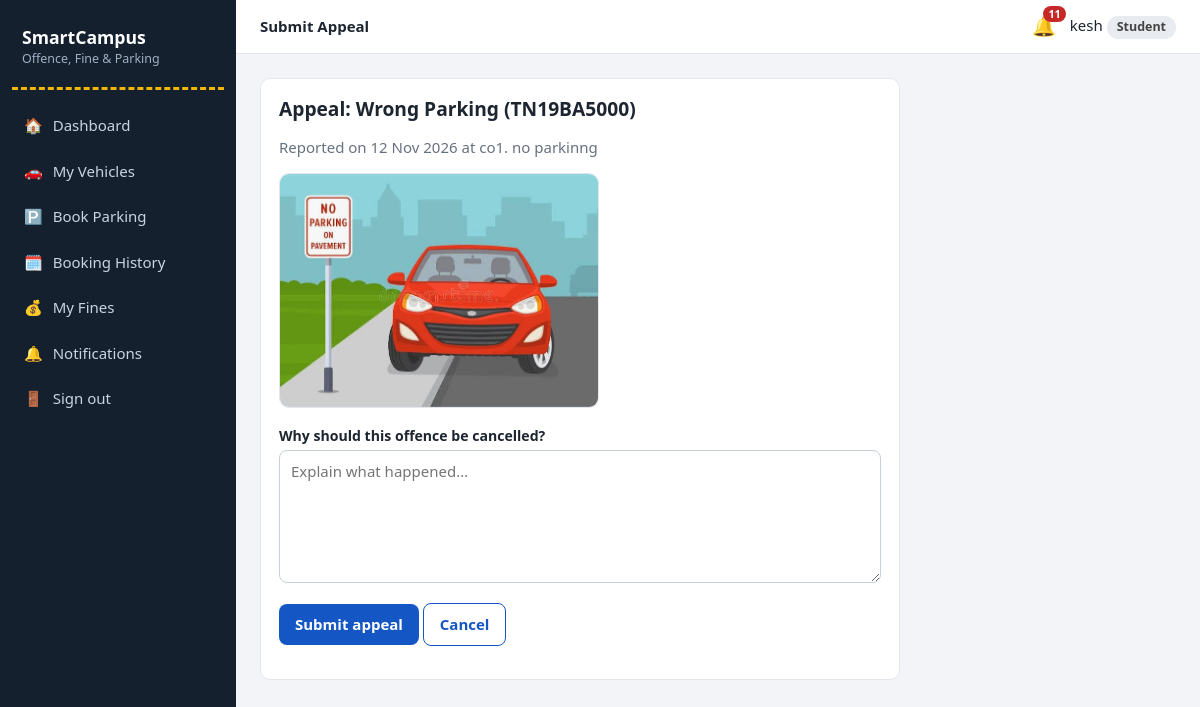
/student/appeal/1 (signed in), run on the app's committed database.
### models.py (models this page shows, shortened)
class AuthMixin(UserMixin):
    """Shared login helpers for Student, Guard and Admin."""

class Student(AuthMixin, db.Model):
    __tablename__ = "students"
    role = "student"
    id = db.Column(db.Integer, primary_key=True)
    name = db.Column(db.String(80), nullable=False)
    roll_no = db.Column(db.String(30), unique=True, nullable=False)
    email = db.Column(db.String(120), unique=True, nullable=False)
    phone = db.Column(db.String(20))
    password_hash = db.Column(db.String(255), nullable=False)
    created_at = db.Column(db.DateTime, default=datetime.now)

class Offence(db.Model):
    __tablename__ = "offence_reports"
    id = db.Column(db.Integer, primary_key=True)
    offence_type = db.Column(db.String(40), nullable=False)
    vehicle_number = db.Column(db.String(20), nullable=False)
    student_id = db.Column(db.Integer, db.ForeignKey("students.id"))   # filled if vehicle is registered
    location = db.Column(db.String(80))
    description = db.Column(db.Text)
    photo = db.Column(db.String(80))
    guard_id = db.Column(db.Integer, db.ForeignKey("guards.id"))
    status = db.Column(db.String(15), default="Pending")   # Pending/Approved/Rejected/Overturned
    admin_note = db.Column(db.Text)
    created_at = db.Column(db.DateTime, default=datetime.now)
    reviewed_at = db.Column(db.DateTime)
    student = db.relationship("Student")
    guard = db.relationship("Guard")

### app.py (the view, shortened to what this page needs)
@app.route("/student/appeal/<int:oid>", methods=["GET", "POST"])
@role_required("student")
def student_appeal(oid):
    o = db.get_or_404(Offence, oid)
    if o.student_id != current_user.id or o.status != "Approved":
        abort(403)
    if Appeal.query.filter_by(offence_id=o.id, student_id=current_user.id).first():
        flash("You have already appealed this offence.", "warning")
        return redirect(url_for("student_offences"))
    return render_template("student/appeal.html", o=o)

### app.py (called while the page is built)
@login_manager.user_loader
def load_user(uid):
    role, _, num = uid.partition("-")
    model = ROLE_MODELS.get(role)
    return db.session.get(model, int(num)) if model and num.isdigit() else None

def role_required(role):
    def deco(f):
        @wraps(f)
        def wrapper(*a, **k):
            if not current_user.is_authenticated:
                return login_manager.unauthorized()
            if current_user.role != role:
                abort(403)
            return f(*a, **k)
        return wrapper
    return deco

@app.context_processor
def inject_globals():
    unread = 0
    if current_user.is_authenticated:
        unread = Notification.query.filter_by(
            role=current_user.role, user_id=current_user.id, is_read=False).count()
    return dict(unread=unread, today=date.today())

### templates/student/appeal.html
{% extends 'base.html' %}
{% block heading %}Submit Appeal{% endblock %}
{% block content %}
<div class="card" style="max-width:640px"><h2>Appeal: {{ o.offence_type }} ({{ o.vehicle_number }})</h2>
<p class="muted">Reported on {{ o.created_at.strftime('%d %b %Y') }} at {{ o.location }}. {{ o.description }}</p>
{% if o.photo %}<img class="photo" style="max-width:320px" src="{{ url_for('static', filename='uploads/' + o.photo) }}" alt="Evidence">{% endif %}
<form method="post"><label class="f">Why should this offence be cancelled?</label>
<textarea name="message" rows="5" required minlength="10" placeholder="Explain what happened…"></textarea>
<p><button class="btn">Submit appeal</button> <a class="btn btn-ghost" href="{{ url_for('student_offences') }}">Cancel</a></p></form></div>
{% endblock %}

### templates/base.html (shortened to what this page needs)
{% from '_macros.html' import flashes %}
<!doctype html>
<html lang="en"><head>
<link rel="stylesheet" href="{{ url_for('static', filename='css/style.css') }}">
</head><body>
{% if current_user.is_authenticated %}
<div class="layout">
  <aside class="sidebar">
    <div class="brand">SmartCampus<small>Offence, Fine &amp; Parking</small></div>
    <nav>
      {% for ep, label, icon in menus[current_user.role] %}
        <a href="{{ url_for(ep) }}" class="{{ 'active' if request.endpoint == ep }}"><span>{{ icon }}</span>{{ label }}</a>
      {% endfor %}
      <a href="{{ url_for('logout') }}"><span>🚪</span>Sign out</a>
    </nav>
  </aside>
  <div class="main">
    <header class="topbar">
      <strong>{% block heading %}{% endblock %}</strong>
      <a class="bell" href="{{ url_for('notifications') }}" title="Notifications">🔔{% if unread %}<b>{{ unread }}</b>{% endif %}</a>
      <span>{{ current_user.name }} <span class="badge">{{ current_user.role|capitalize }}</span></span>
    </header>
    <main class="content">
      {% block content %}{% endblock %}
    </main>
  </div>
</div>
{% else %}
  {{ flashes() }}
  {% block public %}{% endblock %}
{% endif %}
</body></html>

### static/css/style.css (style rules this page uses)
:root { --asphalt:#14202e;--asphalt2:#1d2d40;--sign:#1457c4;--sign-dk:#0f43a0;--line:#f2b705;--bg:#f2f4f7;--card:#fff;--ink:#1c2530;--muted:#66717f;--bd:#e3e7ec;--ok:#15803d;--warn:#b45309;--bad:#c62828;--info:#0e7490;--r:10px }
* { box-sizing:border-box }
body { margin:0;font-family:"Segoe UI",system-ui,-apple-system,Roboto,Arial,sans-serif;background:var(--bg);color:var(--ink);line-height:1.5;font-size:15px }
a { color:var(--sign);text-decoration:none }
h1,h2,h3 { line-height:1.25;margin:0 0 .5em }
h2 { font-size:1.2rem }
.muted { color:var(--muted) }
.layout { display:flex;min-height:100vh }
.sidebar { width:236px;background:var(--asphalt);color:#d7dee8;padding:18px 12px;position:fixed;top:0;bottom:0;left:0;overflow:auto;z-index:30;transition:transform .25s }
.brand { font-weight:700;font-size:1.1rem;color:#fff;padding:6px 10px 18px;border-bottom:3px dashed var(--line);margin-bottom:14px }
.brand small { display:block;font-weight:400;font-size:.78rem;color:#9fb0c4 }
.sidebar nav a { display:flex;gap:10px;align-items:center;color:#c9d4e2;padding:10px 12px;border-radius:8px;margin-bottom:3px }
.main { margin-left:236px;flex:1;min-width:0 }
.topbar { background:#fff;border-bottom:1px solid var(--bd);display:flex;align-items:center;gap:14px;padding:12px 24px;position:sticky;top:0;z-index:10 }
.bell { position:relative;font-size:1.2rem }
.bell b { position:absolute;top:-6px;right:-10px;background:var(--bad);color:#fff;border-radius:10px;font-size:.68rem;padding:0 5px }
.content { padding:24px;max-width:1200px }
.card { background:var(--card);border:1px solid var(--bd);border-radius:var(--r);padding:18px;overflow-x:auto }
.badge { display:inline-block;padding:2px 10px;border-radius:20px;font-size:.78rem;font-weight:600;background:#e8ebef;color:#444 }
.btn { display:inline-block;border:0;border-radius:8px;padding:9px 16px;background:var(--sign);color:#fff;font:inherit;font-weight:600;cursor:pointer }
.btn-ghost { background:#fff;color:var(--sign);border:1px solid var(--sign) }
label.f { display:block;font-weight:600;font-size:.88rem;margin:12px 0 4px }
input[type=text],input[type=email],input[type=password],input[type=date],input[type=time],input[type=number],select,textarea { width:100%;padding:9px 11px;border:1px solid #c9d0d9;border-radius:8px;font:inherit;background:#fff }
.photo { max-width:100%;border-radius:var(--r);border:1px solid var(--bd) }

### data on the page
Student: name "kesh"
Offence: offence_type "Wrong Parking", vehicle_number "TN19BA5000", created_at "12 Nov 2026", location "co1", description "no parkinng", photo (picture)

### other printed values
{{ icon }} "🏠" "🚗" "🅿️" "🗓️" "💰" "🔔"
{{ label }} "Dashboard" "My Vehicles" "Book Parking" "Booking History" "My Fines" "Notifications"
{{ unread }} "11"
{{ current_user.role|capitalize }} "Student"
